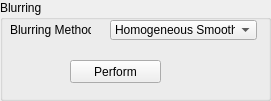
   <widget class="QGroupBox" name="groupBoxBlurring">
    <property name="geometry">
     <rect>
      <x>300</x>
      <y>10</y>
      <width>271</width>
      <height>101</height>
     </rect>
    </property>
    <property name="title">
     <string>Blurring</string>
    </property>
    <widget class="QWidget" name="layoutWidget">
     <property name="geometry">
      <rect>
       <x>930</x>
       <y>30</y>
       <width>607</width>
       <height>108</height>
      </rect>
     </property>
     <layout class="QVBoxLayout" name="verticalLayout_3">
      <item>
       <layout class="QGridLayout" name="gridLayout_13">
        <item row="0" column="0">
         <layout class="QGridLayout" name="gridLayout_12"/>
        </item>
        <item row="0" column="1">
         <layout class="QGridLayout" name="gridLayout_9">
          <item row="0" column="1">
           <widget class="QSpinBox" name="spinBoxBlurringKernelSize">
            <property name="suffix">
             <string/>
            </property>
            <property name="minimum">
             <number>3</number>
            </property>
            <property name="maximum">
             <number>21</number>
            </property>
            <property name="singleStep">
             <number>2</number>
            </property>
           </widget>
          </item>
          <item row="0" column="0">
           <widget class="QLabel" name="labelBlurringKernelSize">
            <property name="text">
             <string>Kernel Size: </string>
            </property>
           </widget>
          </item>
         </layout>
        </item>
       </layout>
      </item>
      <item>
       <layout class="QGridLayout" name="gridLayout_10">
        <item row="0" column="0">
         <widget class="QLabel" name="labelBlurringKernelAnchorX">
          <property name="text">
           <string>Kernel Anchor X: </string>
          </property>
         </widget>
        </item>
        <item row="0" column="1">
         <widget class="QSpinBox" name="spinBoxBlurringKernelAnchorX">
          <property name="minimum">
           <number>-1</number>
          </property>
          <property name="maximum">
           <number>21</number>
          </property>
          <property name="value">
           <number>-1</number>
          </property>
         </widget>
        </item>
        <item row="0" column="2">
         <widget class="QLabel" name="labelBlurringKernelAnchorY">
          <property name="text">
           <string>Kernel Anchor Y: </string>
          </property>
         </widget>
        </item>
        <item row="0" column="3">
         <widget class="QSpinBox" name="spinBoxBlurringKernelAnchorY">
          <property name="minimum">
           <number>-1</number>
          </property>
          <property name="maximum">
           <number>21</number>
          </property>
          <property name="value">
           <number>-1</number>
          </property>
         </widget>
        </item>
       </layout>
      </item>
      <item>
       <layout class="QGridLayout" name="gridLayout_11">
        <item row="0" column="0">
         <widget class="QLabel" name="labelBlurringPaddingMethod">
          <property name="text">
           <string>Image Padding Method: </string>
          </property>
         </widget>
        </item>
        <item row="0" column="1">
         <widget class="QComboBox" name="comboBoxBlurringPaddingMethod">
          <item>
           <property name="text">
            <string>Border Replicate - aaaaaa|abcdefgh|hhhhhhh</string>
           </property>
          </item>
          <item>
           <property name="text">
            <string>Border Reflect - fedcba|abcdefgh|hgfedcb</string>
           </property>
          </item>
          <item>
           <property name="text">
            <string>Border Reflect 101 - gfedcb|abcdefgh|gfedcba</string>
           </property>
          </item>
          <item>
           <property name="text">
            <string>Border Wrap - cdefgh|abcdefgh|abcdefg</string>
           </property>
          </item>
         </widget>
        </item>
       </layout>
      </item>
     </layout>
    </widget>
    <widget class="QComboBox" name="comboBoxBlurringMethod">
     <property name="geometry">
      <rect>
       <x>110</x>
       <y>20</y>
       <width>147</width>
       <height>20</height>
      </rect>
     </property>
     <item>
      <property name="text">
       <string>Homogeneous Smoothing</string>
      </property>
     </item>
     <item>
      <property name="text">
       <string>Gaussian Smoothing</string>
      </property>
     </item>
     <item>
      <property name="text">
       <string>Median Smoothing</string>
      </property>
     </item>
     <item>
      <property name="text">
       <string>Bilateral Smoothing</string>
      </property>
     </item>
    </widget>
    <widget class="QLabel" name="labelBlurringMethod">
     <property name="geometry">
      <rect>
       <x>10</x>
       <y>20</y>
       <width>81</width>
       <height>20</height>
      </rect>
     </property>
     <property name="text">
      <string>Blurring Method: </string>
     </property>
    </widget>
    <widget class="QPushButton" name="buttonBlurringPerform">
     <property name="geometry">
      <rect>
       <x>70</x>
       <y>60</y>
       <width>91</width>
       <height>23</height>
      </rect>
     </property>
     <property name="text">
      <string>Perform</string>
     </property>
    </widget>
   </widget>
